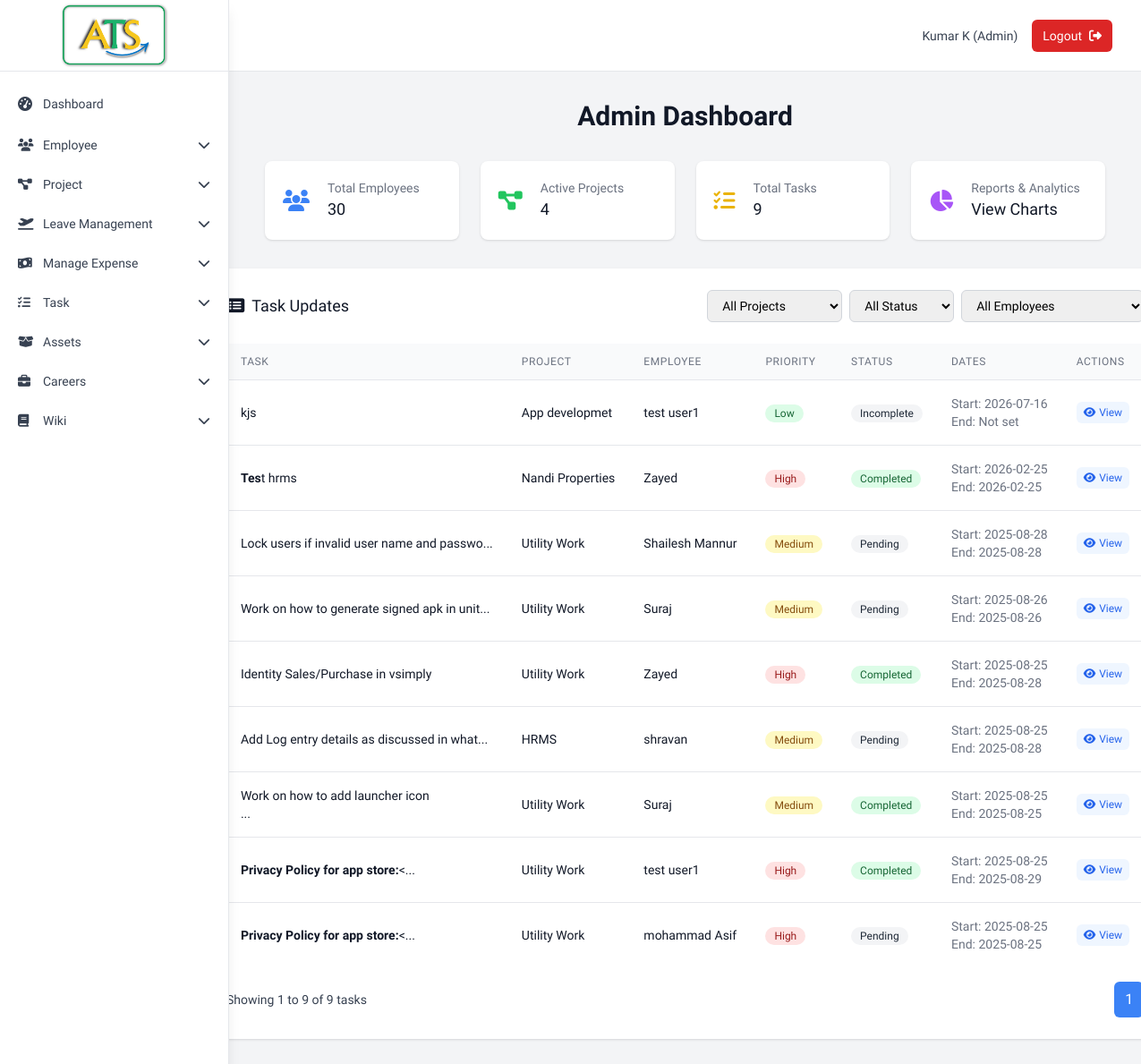
Screenshot of /admin/dashboard (signed in) with the database file from the repository.
### tables this page shows
CREATE TABLE tbl_task (
                task_id INTEGER PRIMARY KEY AUTOINCREMENT,
                project_id INTEGER NOT NULL,
                emp_id INTEGER NOT NULL,
                task_desc TEXT NOT NULL,
                priority TEXT NOT NULL,
                status TEXT DEFAULT 'pending',
                start_date DATE NOT NULL,
                end_date DATE,
                inserted_date DATETIME DEFAULT CURRENT_TIMESTAMP,
                FOREIGN KEY (project_id) REFERENCES tbl_project (project_id),
                FOREIGN KEY (emp_id) REFERENCES tbl_employee (emp_id)
            );

CREATE TABLE tbl_project (
                project_id INTEGER PRIMARY KEY AUTOINCREMENT,
                project_name TEXT NOT NULL,
                priority TEXT NOT NULL,
                project_desc TEXT,
                project_status TEXT DEFAULT 'active',
                start_date DATE NOT NULL,
                end_date DATE,
                inserted_date DATETIME DEFAULT CURRENT_TIMESTAMP
            );

CREATE TABLE tbl_employee (
                emp_id INTEGER PRIMARY KEY AUTOINCREMENT,
                first_name TEXT NOT NULL,
                last_name TEXT NOT NULL,
                gender TEXT NOT NULL,
                dob DATE NOT NULL,
                address TEXT NOT NULL,
                phone_no TEXT NOT NULL,
                email TEXT UNIQUE NOT NULL,
                password TEXT NOT NULL,
                status TEXT DEFAULT 'active',
                emp_type TEXT DEFAULT 'emp',
                inserted_date DATETIME DEFAULT CURRENT_TIMESTAMP
            , department TEXT);

### Backup_Code/app1.py (the view)
@app.route('/admin/dashboard')
def admin_dashboard():
    if 'user_id' not in session or session['emp_type'] != 'admin':
        return redirect(url_for('login'))
    page = int(request.args.get('page', 1))
    page_size = 10
    project_filter = request.args.get('project_filter', '')
    status_filter = request.args.get('status_filter', '')
    employee_filter = request.args.get('employee_filter', '')
    tasks, total_tasks = db.get_all_tasks_with_details_paginated(page, page_size, project_filter, status_filter, employee_filter)
    employees = db.get_employees()
    projects = db.get_projects()
    total_pages = math.ceil(total_tasks / page_size)
    return render_template('admin_dashboard.html',
                         tasks=tasks,
                         employees=employees,
                         projects=projects,
                         page=page,
                         page_size=page_size,
                         total_tasks=total_tasks,
                         total_pages=total_pages,
                         project_filter=project_filter,
                         status_filter=status_filter,
                         employee_filter=employee_filter)

### Backup_Code/database.py (called while the page is built)
    def get_connection(self):
        return sqlite3.connect(self.db_name)

    def get_employees(self, status_filter='all'):
        conn = self.get_connection()
        cursor = conn.cursor()
        query = '''
            SELECT emp_id, first_name, last_name, gender, dob, address, phone_no, email, status, emp_type, inserted_date, password
            FROM tbl_employee
        '''
        params = []
        if status_filter != 'all':
            query += ' WHERE status = ?'
            params.append(status_filter)
        query += ' ORDER BY inserted_date DESC'
        cursor.execute(query, params)
        employees = cursor.fetchall()
        conn.close()
        return employees

    def get_projects(self):
        conn = self.get_connection()
        cursor = conn.cursor()
        cursor.execute('''
            SELECT project_id, project_name, priority, project_desc, project_status, start_date, end_date, inserted_date
            FROM tbl_project
            ORDER BY inserted_date DESC
        ''')
        projects = cursor.fetchall()
        conn.close()
        return projects

### Backup_Code/templates/admin_dashboard.html (shortened to what this page needs)
{% extends "base.html" %}
{% block content %}
<div class="max-w-7xl mx-auto lg:px-2 max-md:w-[23rem]">
    <div class="mb-8">
        <h1 class="text-2xl sm:text-3xl font-bold text-gray-900 text-center">Admin Dashboard</h1>
    </div>
    <div class="grid grid-cols-1 sm:grid-cols-2 lg:grid-cols-4 gap-4 sm:gap-6 mb-8">
        <a href="{{ url_for('employees.view_employees') }}" class="block bg-white overflow-hidden shadow rounded-lg hover:bg-gray-50 transition duration-200 cursor-pointer">
            <div class="p-4 sm:p-5">
                <div class="flex items-center">
                    <div class="flex-shrink-0">
                        <i class="fas fa-users text-blue-500 text-xl sm:text-2xl"></i>
                    </div>
                    <div class="ml-4 sm:ml-5 w-0 flex-1">
                        <dl>
                            <dt class="text-xs sm:text-sm font-medium text-gray-500 truncate">Total Employees</dt>
                            <dd class="text-base sm:text-lg font-medium text-gray-900">{{ employees|length }}</dd>
                        </dl>
                    </div>
                </div>
            </div>
        </a>
        <a href="{{ url_for('projects.view_projects') }}" class="block bg-white overflow-hidden shadow rounded-lg hover:bg-gray-50 transition duration-200 cursor-pointer">
            <div class="p-4 sm:p-5">
                <div class="flex items-center">
                    <div class="flex-shrink-0">
                        <i class="fas fa-project-diagram text-green-500 text-xl sm:text-2xl"></i>
                    </div>
                    <div class="ml-4 sm:ml-5 w-0 flex-1">
                        <dl>
                            <dt class="text-xs sm:text-sm font-medium text-gray-500 truncate">Active Projects</dt>
                            <dd class="text-base sm:text-lg font-medium text-gray-900">{{ projects|length }}</dd>
                        </dl>
                    </div>
                </div>
            </div>
        </a>
        <a href="{{ url_for('tasks.view_tasks') }}" class="block bg-white overflow-hidden shadow rounded-lg hover:bg-gray-50 transition duration-200 cursor-pointer">
            <div class="p-4 sm:p-5">
                <div class="flex items-center">
                    <div class="flex-shrink-0">
                        <i class="fas fa-tasks text-yellow-500 text-xl sm:text-2xl"></i>
                    </div>
                    <div class="ml-4 sm:ml-5 w-0 flex-1">
                        <dl>
                            <dt class="text-xs sm:text-sm font-medium text-gray-500 truncate">Total Tasks</dt>
                            <dd class="text-base sm:text-lg font-medium text-gray-900">{{ total_tasks }}</dd>
                        </dl>
                    </div>
                </div>
            </div>
        </a>
        <a href="{{ url_for('tasks.admin_reports') }}" class="block bg-white overflow-hidden shadow rounded-lg hover:bg-gray-50 transition duration-200 cursor-pointer">
            <div class="p-4 sm:p-5">
                <div class="flex items-center">
                    <div class="flex-shrink-0">
                        <i class="fas fa-chart-pie text-purple-500 text-xl sm:text-2xl"></i>
                    </div>
                    <div class="ml-4 sm:ml-5 w-0 flex-1">
                        <dl>
                            <dt class="text-xs sm:text-sm font-medium text-gray-500 truncate">Reports & Analytics</dt>
                            <dd class="text-base sm:text-lg font-medium text-gray-900">View Charts</dd>
                        </dl>
                    </div>
                </div>
            </div>
        </a>
    </div>
    <div class="flex flex-col justify-center items-center">
        <div class="bg-white shadow rounded-lg max-w-fit max-md:max-w-full">
            <div class="px-4 py-5 sm:p-6">
                <div class="flex flex-col sm:flex-row sm:justify-between sm:items-center mb-6 space-y-4 sm:space-y-0">
                    <h3 class="text-base sm:text-lg leading-6 font-medium text-gray-900">
                        <i class="fas fa-list-alt mr-2"></i>Task Updates
                    </h3>
                    <div class="flex flex-col sm:flex-row sm:space-x-2 space-y-2 sm:space-y-0">
                        <select id="projectFilter" class="border border-gray-300 rounded-md px-3 py-2 text-sm w-full sm:w-auto">
                            <option value="">All Projects</option>
                        </select>
                        <select id="statusFilter" class="border border-gray-300 rounded-md px-3 py-2 text-sm w-full sm:w-auto">
                            <option value="">All Status</option>
                        </select>
                        <select id="employeeFilter" class="border border-gray-300 rounded-md px-3 py-2 text-sm w-full sm:w-auto">
                            <option value="">All Employees</option>
                        </select>
                    </div>
                </div>
                <div class="overflow-x-auto">
                    <table class="min-w-full divide-y divide-gray-200" id="tasksTable">
                        <thead class="bg-gray-50">
                            <tr>
                                <th class="px-4 py-3 text-left text-xs font-medium text-gray-500 uppercase tracking-wider">Task</th>
                                <th class="px-4 py-3 text-left text-xs font-medium text-gray-500 uppercase tracking-wider">Project</th>
                                <th class="px-4 py-3 text-left text-xs font-medium text-gray-500 uppercase tracking-wider">Employee</th>
                                <th class="px-4 py-3 text-left text-xs font-medium text-gray-500 uppercase tracking-wider">Priority</th>
                                <th class="px-4 py-3 text-left text-xs font-medium text-gray-500 uppercase tracking-wider">Status</th>
                                <th class="px-4 py-3 text-left text-xs font-medium text-gray-500 uppercase tracking-wider">Dates</th>
                                <th class="px-4 py-3 text-left text-xs font-medium text-gray-500 uppercase tracking-wider">Actions</th>
                            </tr>
                        </thead>
                        <tbody class="bg-white divide-y divide-gray-200">
                            {% for task in tasks %}
                            <tr class="task-row" data-project="{{ task[6] }}" data-status="{{ task[3] }}" data-employee="{{ task[7] }} {{ task[8] }}">
                                <td class="px-4 py-4 whitespace-nowrap">
                                    <div class="text-sm font-medium text-gray-900">{{ task[1][:50]|safe }}{% if task[1]|length > 50 %}...{% endif %}</div>
                                </td>
                                <td class="px-4 py-4 whitespace-nowrap">
                                    <div class="text-sm text-gray-900">{{ task[6] }}</div>
                                </td>
                                <td class="px-4 py-4 whitespace-nowrap">
                                    <div class="text-sm text-gray-900">{{ task[7] }} {{ task[8] }}</div>
                                </td>
                                <td class="px-4 py-4 whitespace-nowrap">
                                    <span class="inline-flex items-center px-2.5 py-0.5 rounded-full text-xs font-medium
                                        {% if task[2] == 'high' %}bg-red-100 text-red-800
                                        {% elif task[2] == 'medium' %}bg-yellow-100 text-yellow-800
                                        {% else %}bg-green-100 text-green-800{% endif %}">
                                        {{ task[2].title() }}
                                    </span>
                                </td>
                                <td class="px-4 py-4 whitespace-nowrap">
                                    <span class="inline-flex items-center px-2.5 py-0.5 rounded-full text-xs font-medium
                                        {% if task[3] == 'completed' %}bg-green-100 text-green-800
                                        {% elif task[3] == 'in_progress' %}bg-blue-100 text-blue-800
                                        {% else %}bg-gray-100 text-gray-800{% endif %}">
                                        {{ task[3].replace('_', ' ').title() }}
                                    </span>
                                </td>
                                <td class="px-4 py-4 whitespace-nowrap text-sm text-gray-500">
                                    <div>Start: {{ task[4] if task[4] else 'Not set' }}</div>
                                    <div>End: {{ task[5] if task[5] else 'Not set' }}</div>
                                </td>
                                <td class="px-4 py-4 whitespace-nowrap text-sm font-medium">
                                    <div class="flex space-x-2">
                                        <a href="{{ url_for('tasks.show_task_details', task_id=task[0]) }}"
                                           class="text-blue-600 hover:text-blue-900 bg-blue-50 hover:bg-blue-100 px-2 py-1 rounded-md text-xs transition duration-200">
                                            <i class="fas fa-eye mr-1"></i>View
                                        </a>
                                    </div>
                                </td>
                            </tr>
                            {% endfor %}
                        </tbody>
                    </table>
                </div>
                <div class="mt-4 flex justify-between items-center">
                    <div>
                        <p class="text-sm text-gray-700">
                            Showing <span class="font-medium">{{ (page - 1) * page_size + 1 }}</span> to <span class="font-medium">{{ (page - 1) * page_size + tasks|length }}</span> of <span class="font-medium">{{ total_tasks }}</span> tasks
                        </p>
                    </div>
                    <div class="flex space-x-2">
                        {% for p in range(1, total_pages + 1) %}
                        <a href="{{ url_for('tasks.admin_dashboard', page=p, project_filter=project_filter, status_filter=status_filter, employee_filter=employee_filter) }}"
                           class="px-3 py-2 rounded-md {% if p == page %}bg-blue-500 text-white{% else %}bg-gray-100 text-gray-700 hover:bg-gray-200{% endif %}">{{ p }}</a>
                        {% endfor %}
                    </div>
                </div>
            </div>
        </div>
    </div>
</div>
{% endblock %}

### Backup_Code/templates/base.html (style rules this page uses)
html { scroll-behavior: smooth }
body { font-family: "Plus Jakarta Sans", sans-serif }

### rows the page displays
tbl_task: task_desc "kjs", project_name "App developmet", first_name "test user1", priority "Low", status "Incomplete", start_date "2026-07-16", task "Not set"
tbl_task: task_desc "Tes t hrms", project_name "Nandi Properties", first_name "Zayed", priority "High", status "Completed", start_date "2026-02-25", end_date "2026-02-25"
tbl_task: task_desc "Lock users if invalid user name and passwo", project_name "Utility Work", first_name "Shailesh", last_name "Mannur", priority "Medium", status "Pending", start_date "2025-08-28", end_date "2025-08-28"
tbl_task: task_desc "Work on how to generate signed apk in unit", project_name "Utility Work", first_name "Suraj", priority "Medium", status "Pending", start_date "2025-08-26", end_date "2025-08-26"
tbl_task: task_desc "Identity Sales/Purchase in vsimply", project_name "Utility Work", first_name "Zayed", priority "High", status "Completed", start_date "2025-08-25", end_date "2025-08-28"
tbl_task: task_desc "Add Log entry details as discussed in what", project_name "HRMS", first_name "shravan", priority "Medium", status "Pending", start_date "2025-08-25", end_date "2025-08-28"
tbl_task: task_desc "Work on how to add launcher icon", project_name "Utility Work", first_name "Suraj", priority "Medium", status "Completed", start_date "2025-08-25", end_date "2025-08-25"
tbl_task: task_desc "Privacy Policy for app store: <", project_name "Utility Work", first_name "test user1", priority "High", status "Completed", start_date "2025-08-25", end_date "2025-08-29"
tbl_task: task_desc "Privacy Policy for app store: <", project_name "Utility Work", first_name "mohammad", last_name "Asif", priority "High", status "Pending", start_date "2025-08-25", end_date "2025-08-25"

### other values shown
{{ label }} "Dashboard"
{{ session.first_name }} "Kumar"
{{ session.last_name }} "K"
{{ session.emp_type.title() }} "Admin"
{{ employees|length }} "30"
{{ projects|length }} "4"
{{ total_tasks }} "9"
{{ (page - 1) * page_size + 1 }} "1"
{{ (page - 1) * page_size + tasks|length }} "9"
{{ p }} "1"
